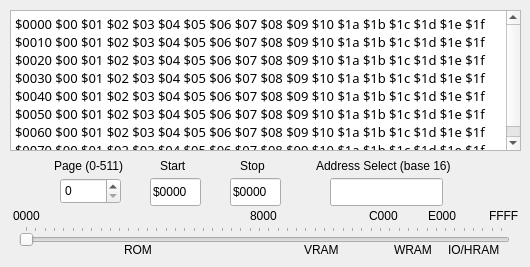
    <widget class="QWidget" name="tab_7">
     <attribute name="title">
      <string>Memory</string>
     </attribute>
     <widget class="QTextBrowser" name="textBrowser_Memory">
      <property name="geometry">
       <rect>
        <x>10</x>
        <y>10</y>
        <width>511</width>
        <height>141</height>
       </rect>
      </property>
      <property name="font">
       <font>
        <family>Ubuntu Mono</family>
       </font>
      </property>
      <property name="html">
       <string>&lt;!DOCTYPE HTML PUBLIC &quot;-//W3C//DTD HTML 4.0//EN&quot; &quot;http://www.w3.org/TR/REC-html40/strict.dtd&quot;&gt;
&lt;html&gt;&lt;head&gt;&lt;meta name=&quot;qrichtext&quot; content=&quot;1&quot; /&gt;&lt;style type=&quot;text/css&quot;&gt;
p, li { white-space: pre-wrap; }
&lt;/style&gt;&lt;/head&gt;&lt;body style=&quot; font-family:'Ubuntu Mono'; font-size:10pt; font-weight:400; font-style:normal;&quot;&gt;
&lt;p align=&quot;justify&quot; style=&quot; margin-top:0px; margin-bottom:0px; margin-left:0px; margin-right:0px; -qt-block-indent:0; text-indent:0px;&quot;&gt;&lt;span style=&quot; font-family:'Ubuntu';&quot;&gt;$0000 $00 $01 $02 $03 $04 $05 $06 $07 $08 $09 $10 $1a $1b $1c $1d $1e $1f&lt;/span&gt;&lt;/p&gt;
&lt;p align=&quot;justify&quot; style=&quot; margin-top:0px; margin-bottom:0px; margin-left:0px; margin-right:0px; -qt-block-indent:0; text-indent:0px;&quot;&gt;&lt;span style=&quot; font-family:'Ubuntu';&quot;&gt;$0010 $00 $01 $02 $03 $04 $05 $06 $07 $08 $09 $10 $1a $1b $1c $1d $1e $1f&lt;/span&gt;&lt;/p&gt;
&lt;p align=&quot;justify&quot; style=&quot; margin-top:0px; margin-bottom:0px; margin-left:0px; margin-right:0px; -qt-block-indent:0; text-indent:0px;&quot;&gt;&lt;span style=&quot; font-family:'Ubuntu';&quot;&gt;$0020 $00 $01 $02 $03 $04 $05 $06 $07 $08 $09 $10 $1a $1b $1c $1d $1e $1f&lt;/span&gt;&lt;/p&gt;
&lt;p align=&quot;justify&quot; style=&quot; margin-top:0px; margin-bottom:0px; margin-left:0px; margin-right:0px; -qt-block-indent:0; text-indent:0px;&quot;&gt;&lt;span style=&quot; font-family:'Ubuntu';&quot;&gt;$0030 $00 $01 $02 $03 $04 $05 $06 $07 $08 $09 $10 $1a $1b $1c $1d $1e $1f&lt;/span&gt;&lt;/p&gt;
&lt;p align=&quot;justify&quot; style=&quot; margin-top:0px; margin-bottom:0px; margin-left:0px; margin-right:0px; -qt-block-indent:0; text-indent:0px;&quot;&gt;&lt;span style=&quot; font-family:'Ubuntu';&quot;&gt;$0040 $00 $01 $02 $03 $04 $05 $06 $07 $08 $09 $10 $1a $1b $1c $1d $1e $1f&lt;/span&gt;&lt;/p&gt;
&lt;p align=&quot;justify&quot; style=&quot; margin-top:0px; margin-bottom:0px; margin-left:0px; margin-right:0px; -qt-block-indent:0; text-indent:0px;&quot;&gt;&lt;span style=&quot; font-family:'Ubuntu';&quot;&gt;$0050 $00 $01 $02 $03 $04 $05 $06 $07 $08 $09 $10 $1a $1b $1c $1d $1e $1f&lt;/span&gt;&lt;/p&gt;
&lt;p align=&quot;justify&quot; style=&quot; margin-top:0px; margin-bottom:0px; margin-left:0px; margin-right:0px; -qt-block-indent:0; text-indent:0px;&quot;&gt;&lt;span style=&quot; font-family:'Ubuntu';&quot;&gt;$0060 $00 $01 $02 $03 $04 $05 $06 $07 $08 $09 $10 $1a $1b $1c $1d $1e $1f&lt;/span&gt;&lt;/p&gt;
&lt;p align=&quot;justify&quot; style=&quot; margin-top:0px; margin-bottom:0px; margin-left:0px; margin-right:0px; -qt-block-indent:0; text-indent:0px;&quot;&gt;&lt;span style=&quot; font-family:'Ubuntu';&quot;&gt;$0070 $00 $01 $02 $03 $04 $05 $06 $07 $08 $09 $10 $1a $1b $1c $1d $1e $1f&lt;/span&gt;&lt;/p&gt;&lt;/body&gt;&lt;/html&gt;</string>
      </property>
     </widget>
     <widget class="QLineEdit" name="lineEdit_MemoryPageLow">
      <property name="geometry">
       <rect>
        <x>150</x>
        <y>178</y>
        <width>51</width>
        <height>28</height>
       </rect>
      </property>
      <property name="text">
       <string>$0000</string>
      </property>
      <property name="readOnly">
       <bool>true</bool>
      </property>
     </widget>
     <widget class="QLineEdit" name="lineEdit_MemoryPageHigh">
      <property name="geometry">
       <rect>
        <x>230</x>
        <y>178</y>
        <width>51</width>
        <height>28</height>
       </rect>
      </property>
      <property name="text">
       <string>$0000</string>
      </property>
      <property name="readOnly">
       <bool>true</bool>
      </property>
     </widget>
     <widget class="QSpinBox" name="spinBox_MemoryPage">
      <property name="geometry">
       <rect>
        <x>60</x>
        <y>178</y>
        <width>61</width>
        <height>26</height>
       </rect>
      </property>
      <property name="toolTip">
       <string>&lt;html&gt;&lt;head/&gt;&lt;body&gt;&lt;p&gt;Select current &lt;span style=&quot; font-weight:600;&quot;&gt;Page&lt;/span&gt; of 128 B of system memory&lt;/p&gt;&lt;/body&gt;&lt;/html&gt;</string>
      </property>
      <property name="maximum">
       <number>511</number>
      </property>
     </widget>
     <widget class="QLineEdit" name="lineEdit_MemoryByte">
      <property name="geometry">
       <rect>
        <x>330</x>
        <y>178</y>
        <width>113</width>
        <height>28</height>
       </rect>
      </property>
      <property name="toolTip">
       <string>&lt;html&gt;&lt;head/&gt;&lt;body&gt;&lt;p&gt;Show the page of system memory containing a given &lt;span style=&quot; font-weight:600;&quot;&gt;Address&lt;/span&gt;&lt;/p&gt;&lt;/body&gt;&lt;/html&gt;</string>
      </property>
      <property name="maxLength">
       <number>4</number>
      </property>
      <property name="placeholderText">
       <string/>
      </property>
     </widget>
     <widget class="QLabel" name="label_30">
      <property name="geometry">
       <rect>
        <x>54</x>
        <y>158</y>
        <width>81</width>
        <height>16</height>
       </rect>
      </property>
      <property name="text">
       <string>Page (0-511)</string>
      </property>
     </widget>
     <widget class="QLabel" name="label_40">
      <property name="geometry">
       <rect>
        <x>160</x>
        <y>158</y>
        <width>41</width>
        <height>16</height>
       </rect>
      </property>
      <property name="text">
       <string>Start</string>
      </property>
     </widget>
     <widget class="QLabel" name="label_41">
      <property name="geometry">
       <rect>
        <x>240</x>
        <y>158</y>
        <width>41</width>
        <height>16</height>
       </rect>
      </property>
      <property name="text">
       <string>Stop</string>
      </property>
     </widget>
     <widget class="QLabel" name="label_42">
      <property name="geometry">
       <rect>
        <x>316</x>
        <y>158</y>
        <width>151</width>
        <height>16</height>
       </rect>
      </property>
      <property name="text">
       <string>Address Select (base 16)</string>
      </property>
     </widget>
     <widget class="QSlider" name="horizontalSlider_MemoryPage">
      <property name="geometry">
       <rect>
        <x>19</x>
        <y>226</y>
        <width>491</width>
        <height>20</height>
       </rect>
      </property>
      <property name="maximum">
       <number>511</number>
      </property>
      <property name="value">
       <number>0</number>
      </property>
      <property name="orientation">
       <enum>Qt::Horizontal</enum>
      </property>
      <property name="tickPosition">
       <enum>QSlider::TicksAbove</enum>
      </property>
      <property name="tickInterval">
       <number>10</number>
      </property>
     </widget>
     <widget class="QLabel" name="label_43">
      <property name="geometry">
       <rect>
        <x>13</x>
        <y>208</y>
        <width>31</width>
        <height>16</height>
       </rect>
      </property>
      <property name="text">
       <string>0000</string>
      </property>
     </widget>
     <widget class="QLabel" name="label_44">
      <property name="geometry">
       <rect>
        <x>489</x>
        <y>208</y>
        <width>31</width>
        <height>16</height>
       </rect>
      </property>
      <property name="text">
       <string>FFFF</string>
      </property>
     </widget>
     <widget class="QLabel" name="label_45">
      <property name="geometry">
       <rect>
        <x>250</x>
        <y>208</y>
        <width>31</width>
        <height>16</height>
       </rect>
      </property>
      <property name="text">
       <string>8000</string>
      </property>
     </widget>
     <widget class="QLabel" name="label_46">
      <property name="geometry">
       <rect>
        <x>369</x>
        <y>208</y>
        <width>31</width>
        <height>16</height>
       </rect>
      </property>
      <property name="text">
       <string>C000</string>
      </property>
     </widget>
     <widget class="QLabel" name="label_47">
      <property name="geometry">
       <rect>
        <x>428</x>
        <y>208</y>
        <width>31</width>
        <height>16</height>
       </rect>
      </property>
      <property name="text">
       <string>E000</string>
      </property>
     </widget>
     <widget class="QLabel" name="label_48">
      <property name="geometry">
       <rect>
        <x>124</x>
        <y>242</y>
        <width>31</width>
        <height>16</height>
       </rect>
      </property>
      <property name="text">
       <string>ROM</string>
      </property>
     </widget>
     <widget class="QLabel" name="label_49">
      <property name="geometry">
       <rect>
        <x>304</x>
        <y>242</y>
        <width>41</width>
        <height>16</height>
       </rect>
      </property>
      <property name="text">
       <string>VRAM</string>
      </property>
     </widget>
     <widget class="QLabel" name="label_50">
      <property name="geometry">
       <rect>
        <x>394</x>
        <y>242</y>
        <width>41</width>
        <height>16</height>
       </rect>
      </property>
      <property name="text">
       <string>WRAM</string>
      </property>
     </widget>
     <widget class="QLabel" name="label_51">
      <property name="geometry">
       <rect>
        <x>448</x>
        <y>242</y>
        <width>61</width>
        <height>16</height>
       </rect>
      </property>
      <property name="text">
       <string>IO/HRAM</string>
      </property>
     </widget>
    </widget>
